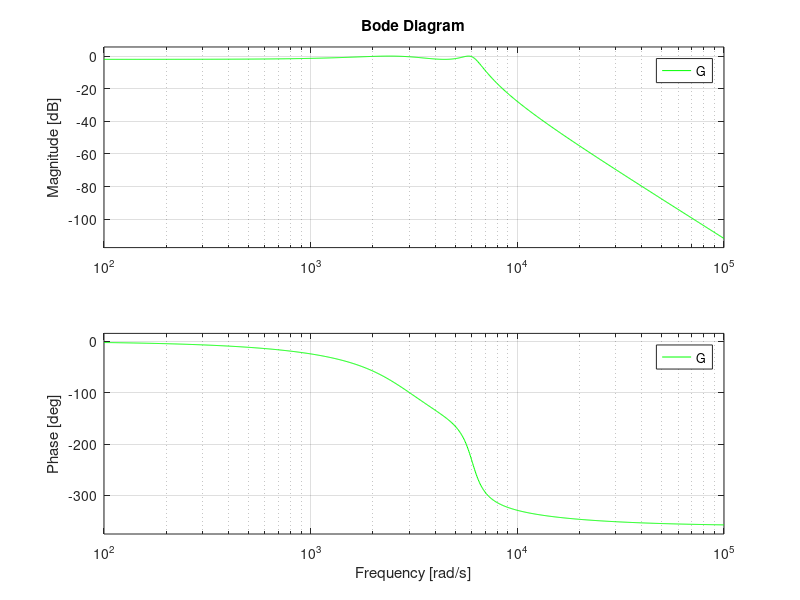

Write the MATLAB code that produced this figure.
clear all;

N = 4; %order

Rp = 2; %maximum passband attenuation
Fp = 1000;

Wp = 2*pi*Fp; %passband edge angular frequency

[num,den] = cheby1(N,Rp,Wp,'s');
G = tf(num,den);

bode(G,'g');